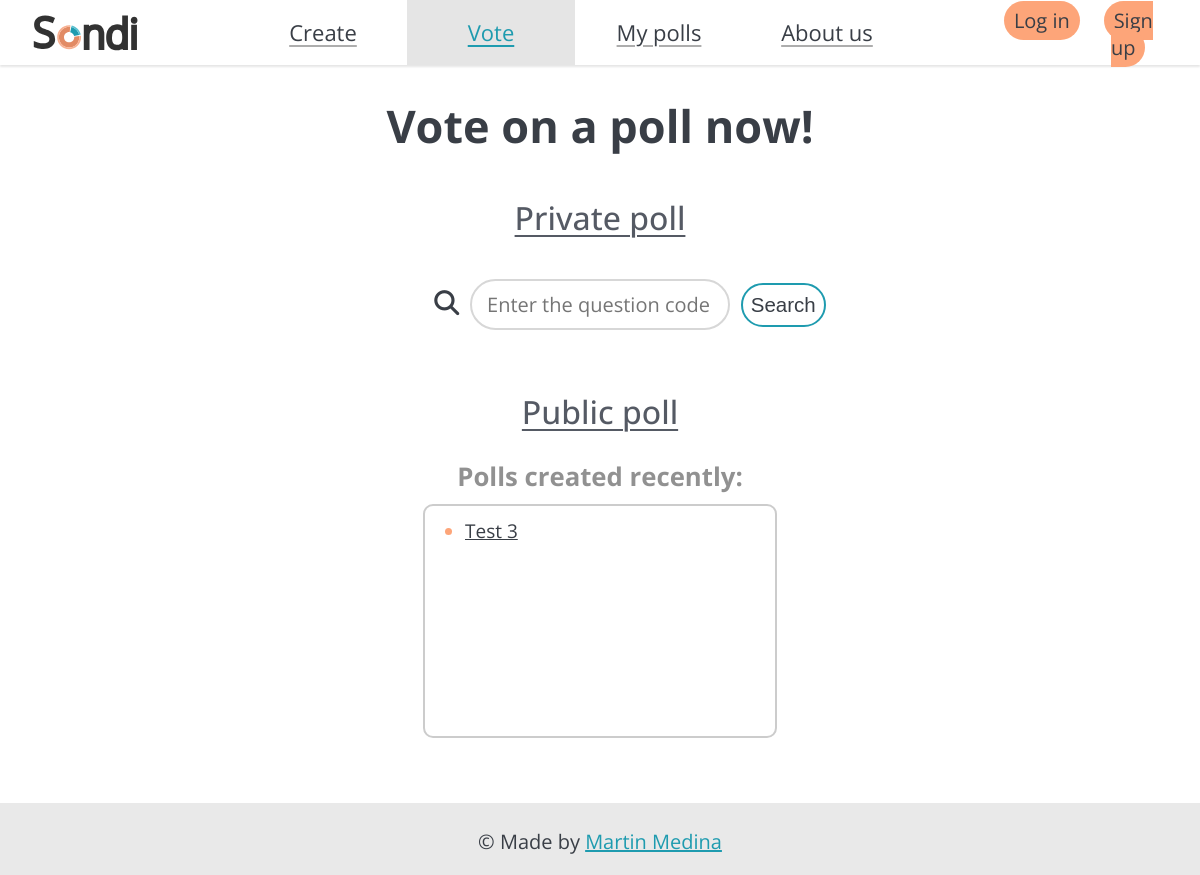
Before: /polls/ with the older database file.
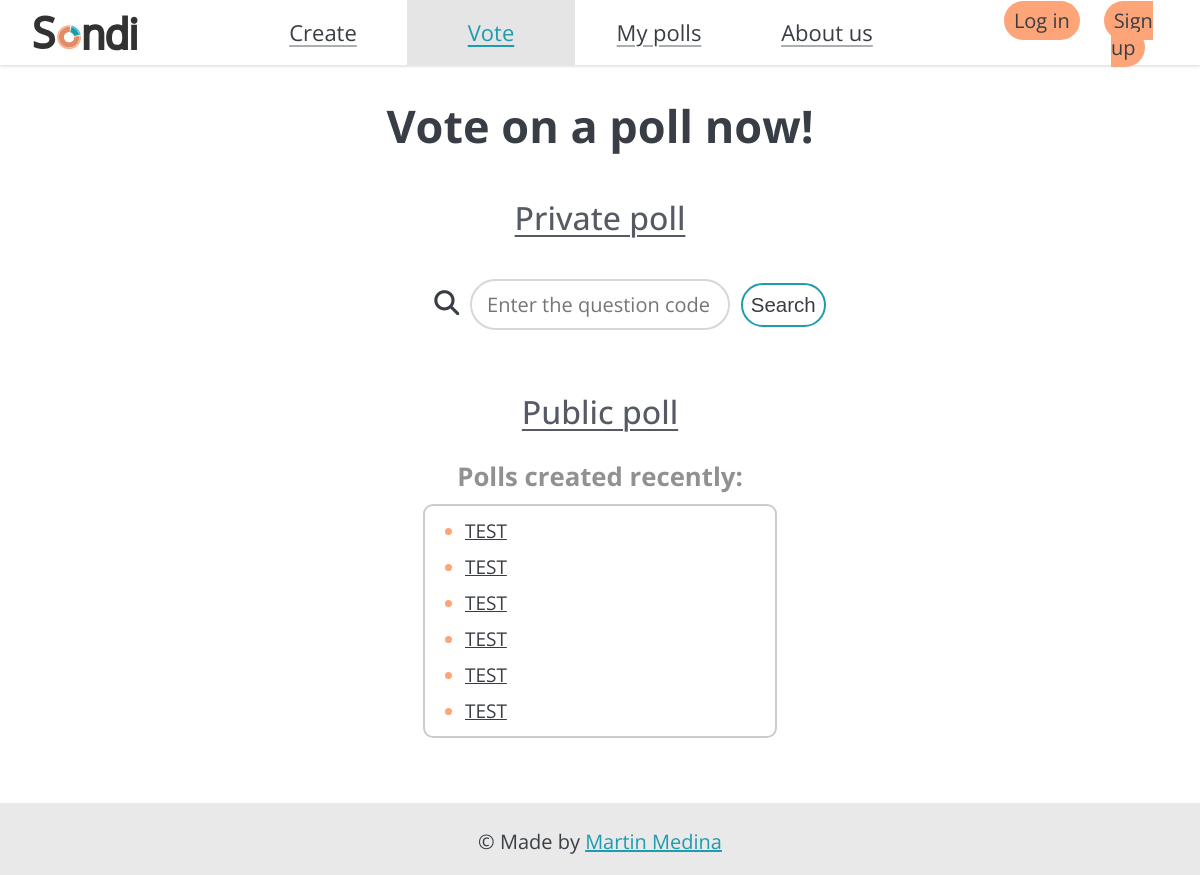
After: the same page with the newer database file.
### polls/models.py (models this page shows, shortened)
class Question(models.Model):
    question_text = models.CharField(max_length=200, blank=False)
    pub_date = models.DateTimeField("date published")
    code = models.IntegerField(default=0)

### polls/views.py (the view, shortened to what this page needs)
# urls.py: path("", views.IndexView.as_view(), name="index"),
class IndexView(generic.ListView, generic.FormView):
    template_name = "polls/index.html"
    context_object_name = "latest_question_list"
    form_class = CodeForm
    def get_queryset(self):
        return Question.objects.filter(pub_date__lte=timezone.now()).order_by("-pub_date")[:20]
    def get_context_data(self, **kwargs):
        context = super().get_context_data(**kwargs)
        context['form'] = self.get_form()
        return context

### polls/forms.py
class CodeForm(forms.Form):
    question_code = forms.CharField(label=None, max_length=5, required=True,
                                    widget=forms.TextInput(attrs={
                                        'placeholder': 'Enter the question code'
                                        }),
                                    )

### polls/templates/polls/index.html (shortened to what this page needs)
{% extends "base.html" %}
{% block css %}
{% load static %}
{% static 'polls/style.css' %}
{% endblock %}
{% block voteSelected %}
class="selected"
{% endblock %}
{% block content %}
<main id="polls-index-main">
    <h1>Vote on a poll now!</h1>
    <h2>Private poll</h2>
    <form method="POST" id="search-form">
       <i class="fa-solid fa-magnifying-glass"></i>
        {{ form }}
        <button type="submit" id="search-button" class="button">Search</button>
    </form>
    <h2>Public poll</h2>
     <h3>Polls created recently:</h3>
    <div id="public-questions-list">
        {% if latest_question_list %}
            <ul>
            {% for question in latest_question_list %}
                <li><a href="/polls/{{ question.id }}/">{{ question.question_text }}</a></li>
            {% endfor %}
            </ul>
        {% else %}
            <p>No polls are available.</p>
        {% endif %}
    </div>
</main>
{% endblock %}

Changed rows visible on the page:
no longer on this page (row unchanged): Question: question_text "Test 3"
added Question: question_text "TEST"
added Question: question_text "TEST"
added Question: question_text "TEST"
added Question: question_text "TEST"
added Question: question_text "TEST"
added Question: question_text "TEST"
